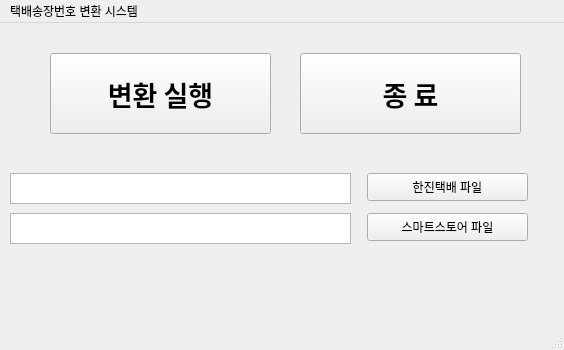
<?xml version="1.0" encoding="UTF-8"?>
<ui version="4.0">
 <class>MainWindow</class>
 <widget class="QMainWindow" name="MainWindow">
  <property name="geometry">
   <rect>
    <x>0</x>
    <y>0</y>
    <width>564</width>
    <height>350</height>
   </rect>
  </property>
  <property name="windowTitle">
   <string>MainWindow</string>
  </property>
  <widget class="QWidget" name="centralwidget">
   <widget class="QPushButton" name="pushButton">
    <property name="geometry">
     <rect>
      <x>367</x>
      <y>150</y>
      <width>161</width>
      <height>28</height>
     </rect>
    </property>
    <property name="text">
     <string>한진택배 파일</string>
    </property>
   </widget>
   <widget class="QPushButton" name="pushButton_2">
    <property name="geometry">
     <rect>
      <x>367</x>
      <y>190</y>
      <width>161</width>
      <height>28</height>
     </rect>
    </property>
    <property name="text">
     <string>스마트스토어 파일</string>
    </property>
   </widget>
   <widget class="QPushButton" name="pushButton_3">
    <property name="geometry">
     <rect>
      <x>50</x>
      <y>30</y>
      <width>221</width>
      <height>81</height>
     </rect>
    </property>
    <property name="font">
     <font>
      <family>Adobe Arabic</family>
      <pointsize>20</pointsize>
      <weight>75</weight>
      <bold>true</bold>
     </font>
    </property>
    <property name="text">
     <string>변환 실행</string>
    </property>
   </widget>
   <widget class="QLabel" name="label">
    <property name="geometry">
     <rect>
      <x>23</x>
      <y>250</y>
      <width>521</width>
      <height>41</height>
     </rect>
    </property>
    <property name="font">
     <font>
      <family>Adobe Arabic</family>
      <pointsize>10</pointsize>
      <weight>75</weight>
      <italic>false</italic>
      <bold>true</bold>
     </font>
    </property>
    <property name="text">
     <string/>
    </property>
   </widget>
   <widget class="QTextEdit" name="textEdit">
    <property name="geometry">
     <rect>
      <x>10</x>
      <y>150</y>
      <width>341</width>
      <height>31</height>
     </rect>
    </property>
    <property name="font">
     <font>
      <family>Adobe Arabic</family>
      <pointsize>9</pointsize>
     </font>
    </property>
   </widget>
   <widget class="QTextEdit" name="textEdit_2">
    <property name="geometry">
     <rect>
      <x>10</x>
      <y>190</y>
      <width>341</width>
      <height>31</height>
     </rect>
    </property>
    <property name="font">
     <font>
      <family>Adobe Arabic</family>
      <pointsize>9</pointsize>
     </font>
    </property>
   </widget>
   <widget class="QPushButton" name="pushButton_4">
    <property name="geometry">
     <rect>
      <x>300</x>
      <y>30</y>
      <width>221</width>
      <height>81</height>
     </rect>
    </property>
    <property name="font">
     <font>
      <family>Adobe Arabic</family>
      <pointsize>20</pointsize>
      <weight>75</weight>
      <bold>true</bold>
     </font>
    </property>
    <property name="text">
     <string>종 료</string>
    </property>
   </widget>
  </widget>
  <widget class="QMenuBar" name="menubar">
   <property name="geometry">
    <rect>
     <x>0</x>
     <y>0</y>
     <width>564</width>
     <height>21</height>
    </rect>
   </property>
   <widget class="QMenu" name="menu">
    <property name="title">
     <string>택배송장번호 변환 시스템</string>
    </property>
   </widget>
   <addaction name="menu"/>
  </widget>
  <widget class="QStatusBar" name="statusbar"/>
 </widget>
 <resources/>
 <connections/>
</ui>
